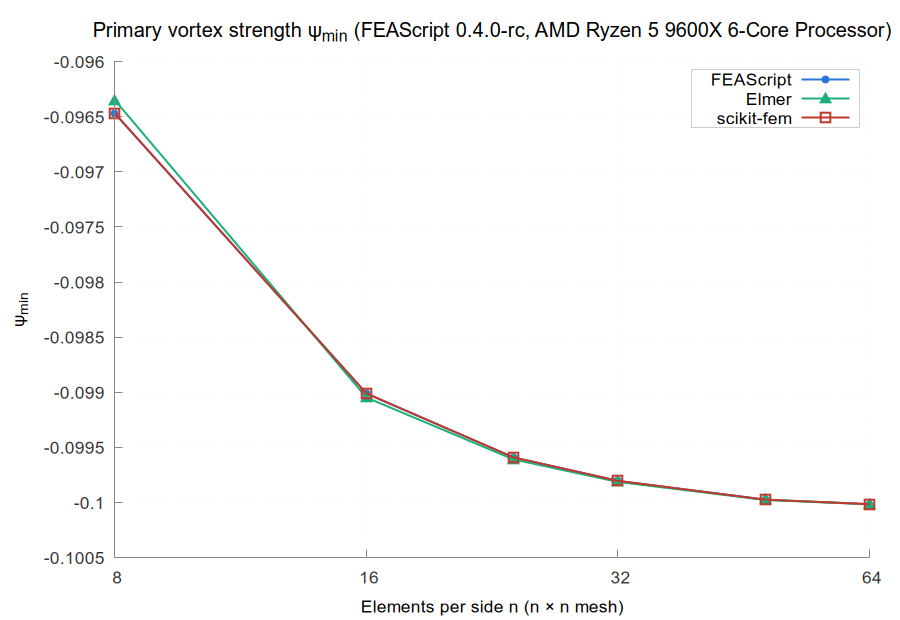

Generate this figure with gnuplot:
set terminal pngcairo size 900,620 font 'Arial,13'
set border 3 lc rgb '#888888'; set tics nomirror tc rgb '#333333'
set grid lc rgb '#e6e6e6' lw 1; set key top left box lc rgb '#cccccc' opaque
set output 'psi_min.png'
set title 'Primary vortex strength ψ_{min} (FEAScript 0.4.0-rc, AMD Ryzen 5 9600X 6-Core Processor)' font 'Arial,15'
set logscale x 2; set xlabel 'Elements per side n (n × n mesh)'; set ylabel 'ψ_{min}'
set key top right
plot 'psi_FEAScript_sparse_LU.dat' u 1:2 w lp lw 2 pt 7 ps 1.0 lc rgb '#2a78d6' t 'FEAScript', \
     'psi_Elmer_UMFPACK.dat' u 1:2 w lp lw 2 pt 9 ps 1.6 lc rgb '#1baf7a' t 'Elmer', \
     'psi_scikit_fem_SuperLU.dat' u 1:2 w lp lw 2 pt 4 ps 1.6 lc rgb '#c0392b' t 'scikit-fem'
